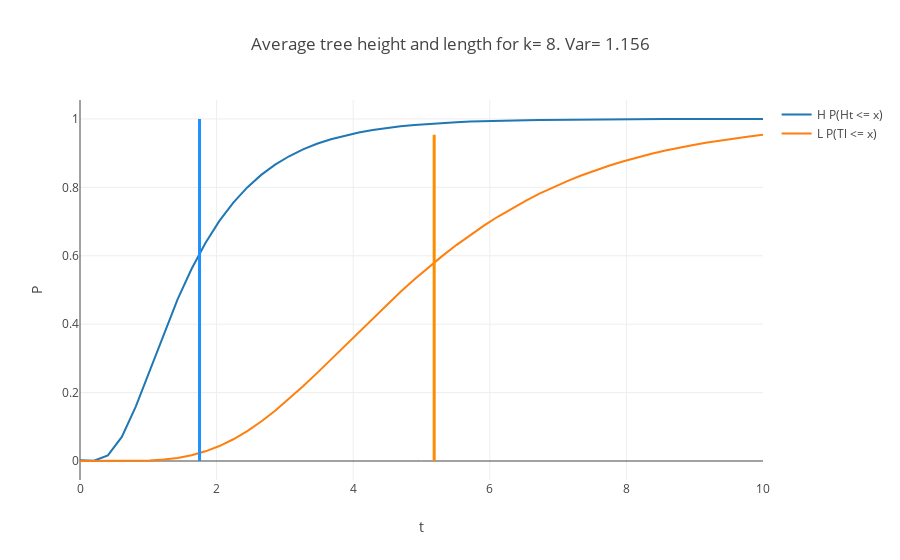

Notebook code for this chart:
### Code cell
X_exp= list(np.linspace(0,10,50))

Hm= [prob_Hn(t,k) for t in X_exp]
mean_h= Hmean(k)
var_h= Varmean(k)

Lm= [LnT(t,k) for t in X_exp]
mean_l= meanLt(k)
var_l= varLn(k)

###

fig_c= [go.Scatter(
    x= X_exp,
    y= Hm,
    mode= 'lines',
    name= 'H P(Ht <= x)'
)]

fig_c.append(go.Scatter(
    x= X_exp,
    y= Lm,
    mode= 'lines',
    name= 'L P(Tl <= x)'
))

layout= go.Layout(
    title= 'Average tree height and length for k= {}. Var= {}'.format(k,round(var_h,3)),
    yaxis= dict(title= 'P'),
    xaxis= dict(title= 't'),
    shapes= [
        # Line Vertical
        {
            'type': 'line',
            'x0': mean_h,
            'y0': 0,
            'x1': mean_h,
            'y1': max(Hm),
            'line': {
                'color': 'rgb(30,144,255)',
                'width': 3,
            },
        },
            {
            'type': 'line',
            'x0': mean_l,
            'y0': 0,
            'x1': mean_l,
            'y1': max(Lm),
            'line': {
                'color': 'rgb(255,140,0)',
                'width': 3,
            },
        }]
)


Fig= go.Figure(data= fig_c, layout= layout)
iplot(Fig)

### Figure 1 — Plotly figure (JSON) as saved in the notebook; plotly's stock layout.template omitted (floating-point values rounded to 4 significant figures)
{"data": [{"mode": "lines", "name": "H P(Ht <= x)", "type": "scatter", "uid": "3d9f7e35-5596-47b2-aa7d-b5ffed29b2ad", "x": [0, 0.2041, 0.4082, 0.6122, 0.8163, 1.02, 1.224, 1.429, 1.633, 1.837, 2.041, 2.245, 2.449, 2.653, 2.857, 3.061, 3.265, 3.469, 3.673, 3.878, 4.082, 4.286, 4.49, 4.694, 4.898, 5.102, 5.306, 5.51, 5.714, 5.918, 6.122, 6.327, 6.531, 6.735, 6.939, 7.143, 7.347, 7.551, 7.755, 7.959, 8.163, 8.367, 8.571, 8.776, 8.98, 9.184, 9.388, 9.592, 9.796, 10], "y": [0.002331, 0.0006669, 0.01651, 0.07049, 0.1592, 0.265, 0.3725, 0.4726, 0.5614, 0.6376, 0.702, 0.7556, 0.7999, 0.8365, 0.8664, 0.891, 0.911, 0.9274, 0.9408, 0.9517, 0.9606, 0.9679, 0.9738, 0.9786, 0.9826, 0.9858, 0.9884, 0.9906, 0.9923, 0.9937, 0.9949, 0.9958, 0.9966, 0.9972, 0.9977, 0.9982, 0.9985, 0.9988, 0.999, 0.9992, 0.9993, 0.9995, 0.9996, 0.9996, 0.9997, 0.9998, 0.9998, 0.9998, 0.9999, 0.9999]}, {"mode": "lines", "name": "L P(Tl <= x)", "type": "scatter", "uid": "e48a1efd-7015-4062-ada6-6ed6f6096128", "x": [0, 0.2041, 0.4082, 0.6122, 0.8163, 1.02, 1.224, 1.429, 1.633, 1.837, 2.041, 2.245, 2.449, 2.653, 2.857, 3.061, 3.265, 3.469, 3.673, 3.878, 4.082, 4.286, 4.49, 4.694, 4.898, 5.102, 5.306, 5.51, 5.714, 5.918, 6.122, 6.327, 6.531, 6.735, 6.939, 7.143, 7.347, 7.551, 7.755, 7.959, 8.163, 8.367, 8.571, 8.776, 8.98, 9.184, 9.388, 9.592, 9.796, 10], "y": [0, 8.084e-08, 7.306e-06, 8.868e-05, 0.0004748, 0.001628, 0.004219, 0.009031, 0.01683, 0.02827, 0.04377, 0.06353, 0.0875, 0.1154, 0.1469, 0.1814, 0.2183, 0.2569, 0.2967, 0.3371, 0.3775, 0.4175, 0.4566, 0.4947, 0.5313, 0.5664, 0.5997, 0.6313, 0.661, 0.6888, 0.7148, 0.739, 0.7614, 0.7822, 0.8014, 0.819, 0.8353, 0.8501, 0.8638, 0.8763, 0.8877, 0.8981, 0.9075, 0.9162, 0.924, 0.9312, 0.9377, 0.9436, 0.9489, 0.9538]}], "layout": {"shapes": [{"line": {"color": "rgb(30,144,255)", "width": 3}, "type": "line", "x0": 1.75, "x1": 1.75, "y0": 0, "y1": 0.9999}, {"line": {"color": "rgb(255,140,0)", "width": 3}, "type": "line", "x0": 5.186, "x1": 5.186, "y0": 0, "y1": 0.9538}], "title": {"text": "Average tree height and length for k= 8. Var= 1.156"}, "xaxis": {"title": {"text": "t"}}, "yaxis": {"title": {"text": "P"}}}}
